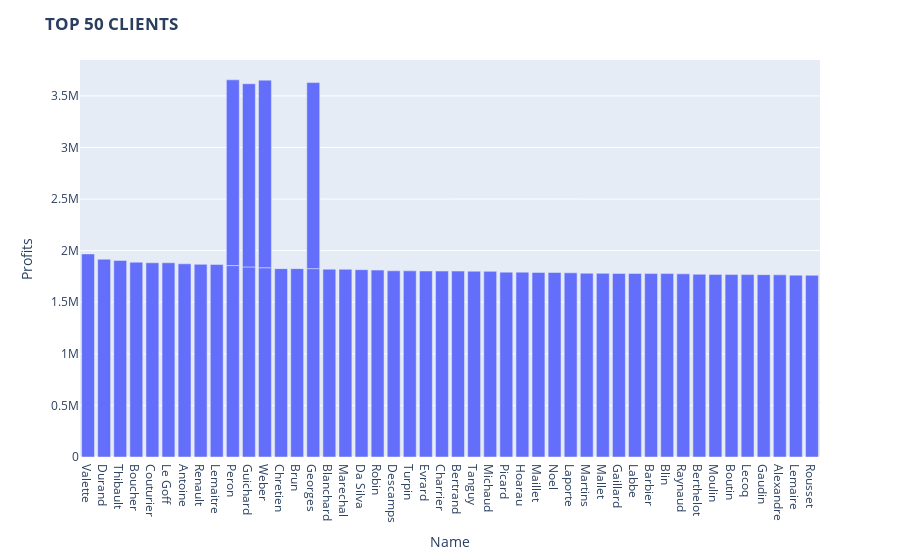

This figure's notebook cell:
### Code cell
import plotly.express as px

fig = px.bar(topClients[:50], y='Profits', x='Name', text='Profits')
fig.update_traces(texttemplate='%{text:.2s}', textposition='outside')
fig.update_layout(uniformtext_minsize=10, uniformtext_mode='hide', title='<b>TOP 50 CLIENTS</b>')
fig.show()

### Figure 1 — Plotly figure (JSON) as saved in the notebook; plotly's stock layout.template omitted (floating-point values rounded to 4 significant figures)
{"data": [{"alignmentgroup": "True", "hoverlabel": {"namelength": 0}, "hovertemplate": "Name=%{x}<br>Profits=%{text}", "legendgroup": "", "marker": {"color": "#636efa"}, "name": "", "offsetgroup": "", "orientation": "v", "showlegend": false, "text": [1968000.0, 1917000.0, 1905000.0, 1888000.0, 1882000.0, 1882000.0, 1872000.0, 1867266, 1865000.0, 1855000.0, 1842000.0, 1834000.0, 1826000.0, 1826000.0, 1826000.0, 1821000.0, 1819000.0, 1818000.0, 1815000.0, 1812000.0, 1805000.0, 1804000.0, 1803000.0, 1802584, 1802000.0, 1802000.0, 1801000.0, 1800000.0, 1799000.0, 1792000.0, 1792000.0, 1789000.0, 1788000.0, 1785000.0, 1781000.0, 1780000.0, 1779000.0, 1779000.0, 1778000.0, 1778000.0, 1775000.0, 1775000.0, 1771000.0, 1770000.0, 1768000.0, 1768000.0, 1767000.0, 1765000.0, 1762000.0, 1761000.0], "textposition": "outside", "texttemplate": "%{text:.2s}", "type": "bar", "x": ["Valette", "Durand", "Thibault", "Boucher", "Couturier", "Le Goff", "Antoine", "Renault", "Lemaitre", "Peron", "Guichard", "Weber", "Chretien", "Brun", "Georges", "Blanchard", "Marechal", "Weber", "Da Silva", "Robin", "Descamps", "Turpin", "Georges", "Evrard", "Charrier", "Bertrand", "Tanguy", "Peron", "Michaud", "Picard", "Hoarau", "Maillet", "Noel", "Laporte", "Martins", "Mallet", "Gaillard", "Labbe", "Barbier", "Blin", "Guichard", "Raynaud", "Berthelot", "Moulin", "Boutin", "Lecoq", "Gaudin", "Alexandre", "Lemaire", "Rousset"], "xaxis": "x", "y": [1968000.0, 1917000.0, 1905000.0, 1888000.0, 1882000.0, 1882000.0, 1872000.0, 1867266, 1865000.0, 1855000.0, 1842000.0, 1834000.0, 1826000.0, 1826000.0, 1826000.0, 1821000.0, 1819000.0, 1818000.0, 1815000.0, 1812000.0, 1805000.0, 1804000.0, 1803000.0, 1802584, 1802000.0, 1802000.0, 1801000.0, 1800000.0, 1799000.0, 1792000.0, 1792000.0, 1789000.0, 1788000.0, 1785000.0, 1781000.0, 1780000.0, 1779000.0, 1779000.0, 1778000.0, 1778000.0, 1775000.0, 1775000.0, 1771000.0, 1770000.0, 1768000.0, 1768000.0, 1767000.0, 1765000.0, 1762000.0, 1761000.0], "yaxis": "y"}], "layout": {"autosize": true, "barmode": "relative", "legend": {"tracegroupgap": 0}, "margin": {"t": 60}, "title": {"text": "<b>TOP 50 CLIENTS</b>"}, "uniformtext": {"minsize": 10, "mode": "hide"}, "xaxis": {"anchor": "y", "autorange": true, "domain": [0, 1], "range": [-0.5, 45.5], "title": {"text": "Name"}, "type": "category"}, "yaxis": {"anchor": "x", "autorange": true, "domain": [0, 1], "range": [0, 3848000.0], "title": {"text": "Profits"}, "type": "linear"}}}
